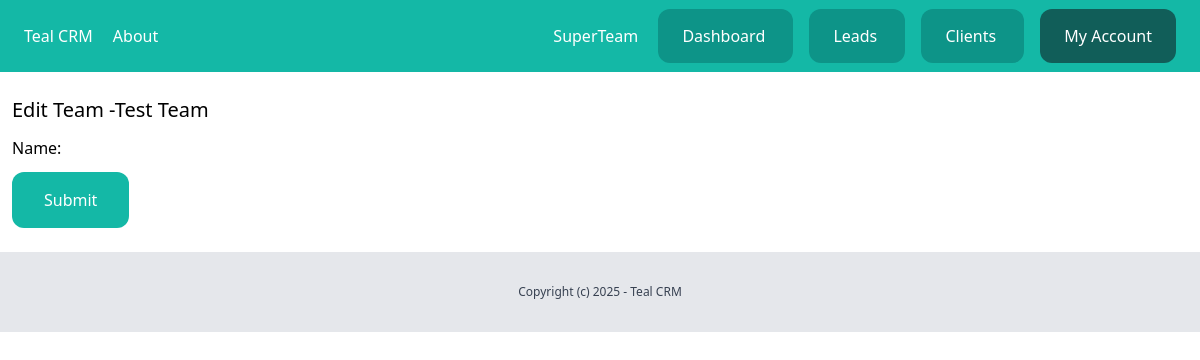
The app's page /dashboard/team/2/edit/ (signed in), older data.
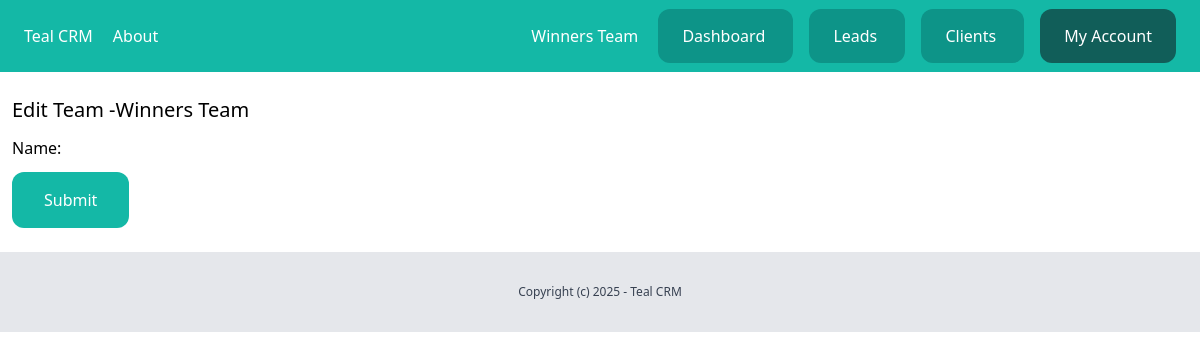
The same page, newer data.
### team/models.py (models this page shows)
class Team(models.Model):
    plan = models.ForeignKey(Plan,related_name='teams',on_delete=models.CASCADE, null=True, blank=True)
    name = models.CharField(max_length=255)
    created_by = models.ForeignKey(User,related_name='created_teams' ,on_delete=models.CASCADE)
    created_at = models.DateTimeField(auto_now_add=True)
    members = models.ManyToManyField(User)
    def __str__(self):
        return self.name

### team/views.py (the view)
# urls.py: path('<int:pk>/edit/',views.edit_team,name='edit'),
@login_required
def edit_team(request,pk):
    team = get_object_or_404(Team,created_by=request.user,pk=pk)
    if request.method == 'POST':
        form = TeamForm(request.POST,instance=team)
        if form.is_valid():
            form.save()
            messages.success(request,'Team updated successfully')
            return redirect('userprofile:myaccount')
    else:
        form = TeamForm()
    return render(request,'team/edit_team.html',{'team':team,'form':form})

### team/forms.py
class TeamForm(forms.ModelForm):
    class Meta:
        model= Team
        fields = ['name',]

### team/context_processors.py (called while the page is built)
def active_team(request):
    active_team = None  # Default to None
    if request.user.is_authenticated:
        user_profile = getattr(request.user, 'userprofile', None)  # Safely access userprofile
        if user_profile and user_profile.active_team:
            active_team = user_profile.active_team
        else:
            active_team = Team.objects.filter(created_by=request.user).first()
    return {'active_team': active_team}

### team/templates/team/edit_team.html (shortened to what this page needs)
{% extends 'core/base.html' %}
{% block content %}
<div class="px-3 py-6">
    <h1 class="text-xl mb-3">Edit Team -{{team.name}}</h1>
    <form method="POST" action="." class="space-y-3">
        {{form.as_p}}
        <button class="py-4 px-8 bg-teal-500 text-white rounded-xl">Submit</button>
    </form>
</div>
{% endblock %}

### core/templates/core/partials/nav.html (shortened to what this page needs)
<nav class="px-6 py-6 bg-teal-500 flex justify-between">
    <div class="space-x-4">
        <a href="/" class="text-white">
            Teal CRM
        </a>
        <a href="{% url 'about' %}" class="text-white">
            About
        </a>
    </div>
    <div class="space-x-4">
        {% if request.user.is_authenticated %}
        <a href="{% url 'team:detail' active_team.id %}" class="text-white">
            {{active_team}}
        </a>
        <a href="{% url 'dashboard:index' %}" class="py-4 px-6 bg-teal-600 rounded-xl text-white">
            Dashboard
        </a>
        <a href="{% url 'leads:list' %}" class="py-4 px-6 bg-teal-600 rounded-xl text-white">
            Leads
        </a>
        <a href="{% url 'clients:list' %}" class="py-4 px-6 bg-teal-600 rounded-xl text-white">
            Clients
        </a>
        <a href="{% url 'userprofile:myaccount' %}" class="py-4 px-6 bg-teal-800 rounded-xl text-white">
            My Account
        </a>
        {% endif %}
    </div>
</nav>

Row changes from the older to the newer data that the page shows:
no longer on this page (row edited): Team: name "SuperTeam"
changed Team: name "Test Team" → "Winners Team"
Text that changed along with them:
{{ active_team }}: "SuperTeam" → "Winners Team"
